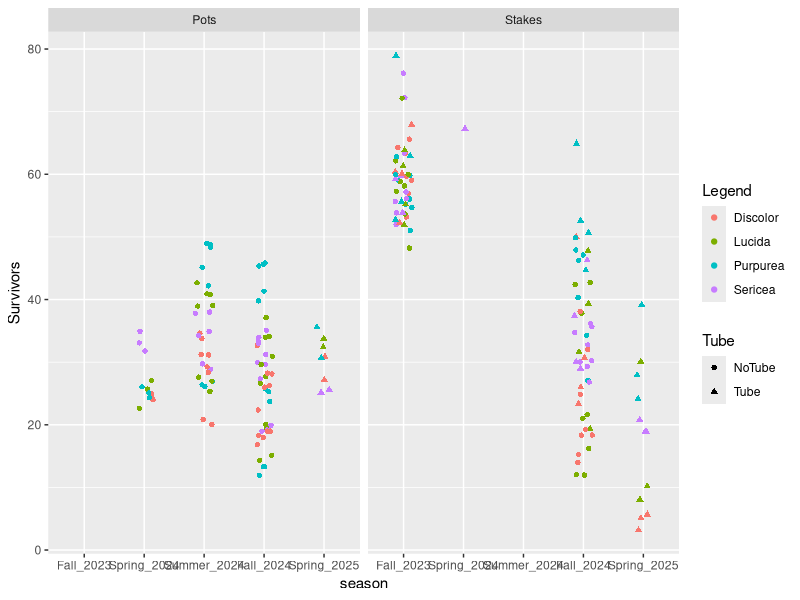

The R source for this figure: (Note: this script raises an error after producing the figure.)
#Willow Survival Rates
library(tidyverse)

SurvivalRates<- read_csv("SurvivalRates.csv")%>%
  mutate(season=paste(Season, Year, sep="_"))%>%
  mutate(season=factor(season, levels = c("Fall_2023","Spring_2024","Summer_2024","Fall_2024","Spring_2025")))


ggplot(
  data= SurvivalRates,
  mapping= aes(x=season, y= ((Count)), color= Species, shape=Tube))+
  geom_jitter(width=.15) +
  labs(y="Survivors", color="Legend")+ facet_wrap(~PlantingType)

ß

ggplot(
  data= SurvivalRates,
  mapping= aes(x=season, y= (1/(Count/80)), color= Species, shape=Tube))+
  geom_jitter(width=.15)+scale_y_log10()+
  labs(y="Row Spacing (in ft)", color="Legend")+ facet_wrap(~PlantingType)
